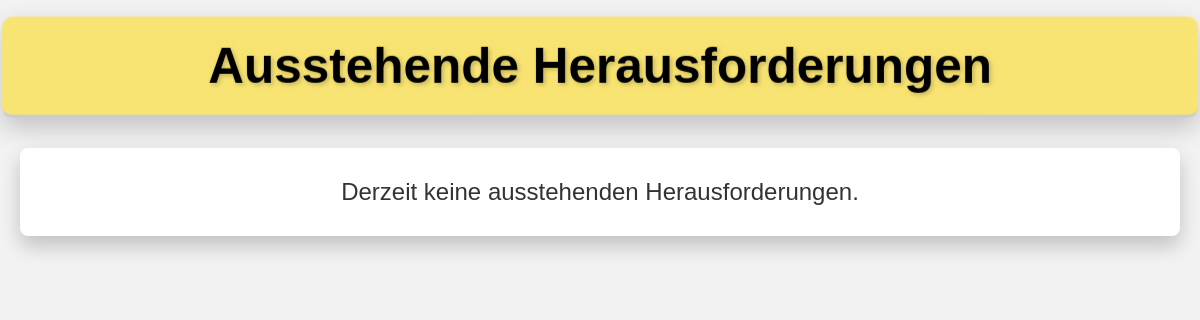
/admin, run on an earlier commit of the app's database.
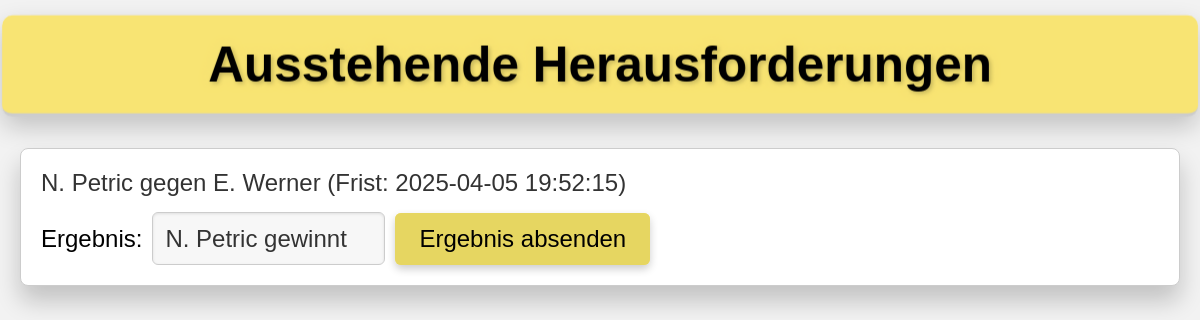
And on a later commit of the database.
### tables this page shows
CREATE TABLE challenges (
    id INTEGER PRIMARY KEY AUTOINCREMENT,
    challenger_id INTEGER NOT NULL,
    opponent_id INTEGER NOT NULL,
    timestamp DATETIME NOT NULL,
    deadline DATETIME NOT NULL,
    resolved_at DATETIME,
    resolved INTEGER NOT NULL DEFAULT 0,
    result TEXT,  -- 'challenger_wins', 'opponent_wins', or 'not_happened'
    FOREIGN KEY (challenger_id) REFERENCES players(id),
    FOREIGN KEY (opponent_id) REFERENCES players(id)
);

CREATE TABLE players (
    id INTEGER PRIMARY KEY,
    name TEXT NOT NULL,
    available INTEGER NOT NULL DEFAULT 1,
    rank INTEGER NOT NULL,
    unavailable_since DATETIME,
    block_challenger_until DATETIME,
    block_opponent_until DATETIME,
    is_new INTEGER NOT NULL DEFAULT 0
);

### app.py (the view)
@app.route("/admin")
def admin():
    db = get_db()
    cur = db.execute(
        "SELECT c.*, p1.name as challenger_name, p2.name as opponent_name FROM challenges c "
        "JOIN players p1 ON c.challenger_id = p1.id "
        "JOIN players p2 ON c.opponent_id = p2.id "
        "WHERE c.resolved = 0"
    )
    challenges = cur.fetchall()
    logger.info("Rendering admin: challenges=%d", len(challenges))
    return render_template("admin.html", challenges=challenges)

### app.py (called while the page is built)
def get_db():
    if "db" not in g:
        try:
            g.db = sqlite3.connect(
                app.config["DATABASE"], timeout=10, detect_types=sqlite3.PARSE_DECLTYPES
            )
            g.db.row_factory = sqlite3.Row
        except sqlite3.Error as e:
            logger.exception("Database connection failed.")
            raise e
    return g.db

### templates/admin.html (shortened to what this page needs)
<!DOCTYPE html>
<html lang="de">
<head>
</head>
<body>
  <header>
    <h1>Ausstehende Herausforderungen</h1>
  </header>
  <main>
    <div id="challenges-container">
      {% for challenge in challenges %}
        <div class="challenge-container" data-challenge-id="{{ challenge.id }}">
          <p>
            {{ challenge.challenger_name }} gegen {{ challenge.opponent_name }}
            (Frist: {{ challenge.deadline }})
          </p>
          <form class="result-form" method="POST" action="/submit_result">
            <label for="result-{{ challenge.id }}">Ergebnis:</label>
            <select id="result-{{ challenge.id }}" name="result">
              <option value="challenger_wins">{{ challenge.challenger_name }} gewinnt</option>
            </select>
            <button type="submit">Ergebnis absenden</button>
          </form>
        </div>
      {% endfor %}
      {% if not challenges %}
        <div class="no-challenges">
          Derzeit keine ausstehenden Herausforderungen.
        </div>
      {% endif %}
    </div>
  </main>
</body>
</html>

### templates/admin.html (style rules this page uses)
:root { --primary-color: #f8e473; --primary-dark: #e6d661; --bg-color: #f2f2f2; --container-bg: #fff; --text-color: #333; --border-color: #ccc; --shadow-color: rgba(0, 0, 0, 0.2); --highlight-shadow: rgba(248, 228, 115, 0.4); }
body { background-color: var(--bg-color); font-family: Arial, sans-serif; margin: 0; padding: 20px; color: var(--text-color); perspective: 1000px; }
header { text-align: center; margin-bottom: 30px; background-color: var(--primary-color); padding: 20px; border-bottom: 3px solid var(--border-color); transform: translateZ(30px); box-shadow: 0 10px 25px var(--shadow-color); border-radius: 10px; position: relative; transition: transform 0.3s ease; }
header h1 { font-size: 3rem; margin: 0; color: #000; text-shadow: 2px 2px 4px var(--shadow-color), 0 0 10px var(--highlight-shadow); }
main { max-width: 1200px; margin: 0 auto; transform-style: preserve-3d; }
.challenge-container { background-color: var(--container-bg); border: 1px solid var(--border-color); border-radius: 8px; padding: 20px; margin-bottom: 30px; box-shadow: 0 15px 25px var(--shadow-color); transition: all 0.4s ease; transform: translateZ(10px); position: relative; }
.challenge-container p { margin: 0 0 15px; font-size: 1.5rem; color: var(--text-color); font-weight: 500; }
.challenge-container form { display: flex; align-items: center; flex-wrap: wrap; gap: 10px; }
.challenge-container form label { font-size: 1.5rem; color: #000; transform: translateZ(5px); }
.challenge-container form select { font-size: 1.5rem; padding: 12px; border: 1px solid var(--border-color); border-radius: 6px; background-color: #f7f7f7; color: var(--text-color); outline: none; appearance: none; box-shadow: inset 0 1px 3px rgba(0, 0, 0, 0.1); transition: all 0.3s ease; transform: translateZ(5px); }
.challenge-container form button { font-size: 1.5rem; padding: 12px 24px; border: none; border-radius: 6px; background-color: var(--primary-color); color: #000; cursor: pointer; transition: all 0.3s ease; box-shadow: 0 4px 8px var(--shadow-color); transform: translateZ(10px); position: relative; }
.challenge-container form button::before { content: ''; position: absolute; top: 0; left: 0; right: 0; bottom: 0; background-color: var(--primary-dark); transform: translateZ(-1px); z-index: -1; border-radius: 6px; }

What changed in the data, as far as the page shows it:
now on this page (row edited): challenges: challenger_name "N. Petric", opponent_name "E. Werner", deadline "2025-04-05 19:52:15", result "N. Petric gewinnt"
Also different on the page:
text no longer shown: "Derzeit keine ausstehenden Herausforderungen."
